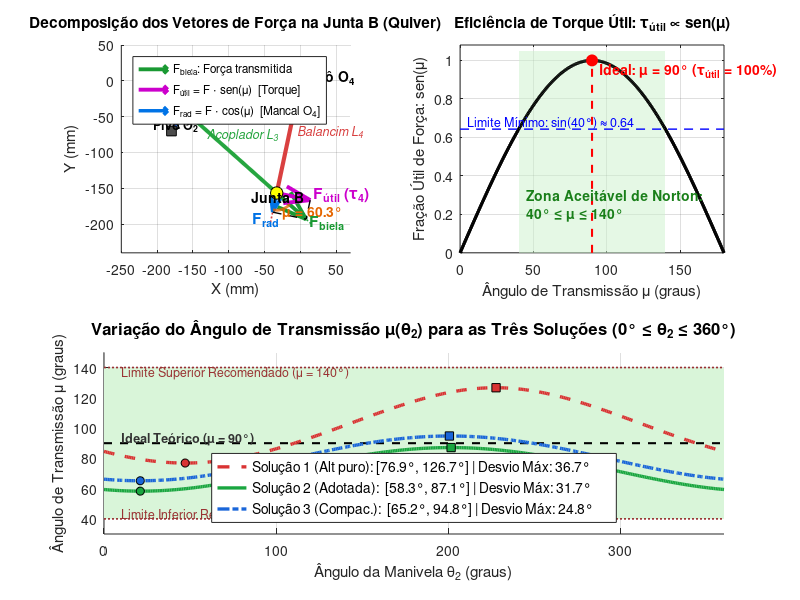

Source code (MATLAB):
% =========================================================================
% Comparativo do Ângulo de Transmissão (mu) entre as Três Soluções
% Mecanismo de Prensa Mecânica para Quebra de Baru
% Aluno: Guilherme Paiva Crispim Abalém | Prof. Sigeo Kitatani Jr.
% =========================================================================

clear; clc; close all;

% 1. Parâmetros invariantes do balancim
L4 = 160.0;
Delta_theta = deg2rad(25.0);
B2 = [0.0; -L4];
B1 = [-L4 * sin(Delta_theta); -L4 * cos(Delta_theta)];

% 2. Definição das três soluções de projeto
% [Nome, O2_x, O2_y, Cor, Estilo_linha]
solucoes = {
    'Solução 1: Ótimo Teórico de Alt (O_2 = [-138.6, -150.0])', ...
    [-138.61; -150.00], [0.85, 0.20, 0.20], '--';
    
    'Solução 2: Ponto Adotado no Trabalho (O_2 = [-180.0, -70.0])', ...
    [-180.00; -70.00], [0.10, 0.65, 0.25], '-';
    
    'Solução 3: Ótimo Restrito de Maior Compacidade (O_2 = [-210.0, -80.0])', ...
    [-210.00; -80.00], [0.10, 0.40, 0.85], '-.'
};

N = 360;
theta2_deg = linspace(0, 360, N);
mu_todas = zeros(size(solucoes, 1), N);

opt = optimset('Display', 'off');

for s = 1:size(solucoes, 1)
    O2 = solucoes{s, 2};
    r1 = norm(B1 - O2);
    r2 = norm(B2 - O2);
    L2 = (r2 - r1) / 2.0;
    L3 = (r2 + r1) / 2.0;
    
    phi2 = atan2(B2(2) - O2(2), B2(1) - O2(1));
    x_curr = [phi2; -pi/2];
    
    for k = 1:N
        t2 = deg2rad(theta2_deg(k));
        sis = @(x) [
            O2(1) + L2 * cos(t2) + L3 * cos(x(1)) - L4 * cos(x(2));
            O2(2) + L2 * sin(t2) + L3 * sin(x(1)) - L4 * sin(x(2))
        ];
        [x_sol, ~, info] = fsolve(sis, x_curr, opt);
        if info > 0
            x_curr = x_sol;
            t3 = x_sol(1);
            t4 = x_sol(2);
            
            % O ângulo de transmissão mu (Norton 2010) é o menor ângulo entre
            % a linha do acoplador (elo 3) e a linha do balancim (elo 4):
            diff_ang = abs(t4 - t3);
            diff_ang = mod(diff_ang, 2*pi);
            if diff_ang > pi
                diff_ang = 2*pi - diff_ang;
            end
            mu_todas(s, k) = rad2deg(diff_ang);
        end
    end
end

% -------------------------------------------------------------------------
% Criação da Figura Didática Composta
% -------------------------------------------------------------------------
fig = figure('Name', 'Analise e Comparacao do Angulo de Transmissao', ...
             'NumberTitle', 'off', 'Position', [100, 100, 1100, 750]);

% --- SUBPLOT 1: Visualização Didática com Quiver dos Vetores de Força na Junta B ---
subplot(2, 2, 1);
hold on; grid on; axis equal;

O4 = [0; 0];
O2_adotado = [-180; -70];
r1_ad = norm(B1 - O2_adotado);
r2_ad = norm(B2 - O2_adotado);
L2_ad = (r2_ad - r1_ad)/2;
L3_ad = (r2_ad + r1_ad)/2;

% Configuração geométrica em theta2 = 50° para abertura angular nítida
t2_demo = deg2rad(50);
sis_demo = @(x) [
    O2_adotado(1) + L2_ad*cos(t2_demo) + L3_ad*cos(x(1)) - L4*cos(x(2));
    O2_adotado(2) + L2_ad*sin(t2_demo) + L3_ad*sin(x(1)) - L4*sin(x(2))
];
[x_demo, ~, ~] = fsolve(sis_demo, [-0.5; -1.8], opt);
t3_demo = x_demo(1);
t4_demo = x_demo(2);

A_demo = O2_adotado + L2_ad * [cos(t2_demo); sin(t2_demo)];
B_demo = [L4 * cos(t4_demo); L4 * sin(t4_demo)];

% Traçado das barras do mecanismo
plot([O2_adotado(1), A_demo(1)], [O2_adotado(2), A_demo(2)], 'Color', [0.2 0.4 0.8], 'LineWidth', 2.4); % Elo 2 (Manivela)
plot([A_demo(1), B_demo(1)], [A_demo(2), B_demo(2)], 'Color', [0.15 0.65 0.25], 'LineWidth', 2.8);   % Elo 3 (Acoplador)
plot([O4(1), B_demo(1)], [O4(2), B_demo(2)], 'Color', [0.85 0.25 0.25], 'LineWidth', 3.0);          % Elo 4 (Balancim)
plot([O2_adotado(1), O4(1)], [O2_adotado(2), O4(2)], 'k--', 'LineWidth', 1.0);                       % Base fixa d

% Linhas tracejadas de referência colineares
u_biela = (B_demo - A_demo) / norm(B_demo - A_demo);
u_rad   = (B_demo - O4) / norm(B_demo - O4); % ao longo do balancim (de O4 para B)
u_tang  = [-u_rad(2); u_rad(1)];             % perpendicular ao balancim
if dot(u_tang, u_biela) < 0
    u_tang = -u_tang;
end

% Extensões tracejadas das linhas de centro
plot([B_demo(1), B_demo(1) + 65*u_biela(1)], [B_demo(2), B_demo(2) + 65*u_biela(2)], 'Color', [0.15 0.65 0.25], 'LineStyle', ':', 'LineWidth', 1.2);
plot([B_demo(1), B_demo(1) + 45*u_rad(1)], [B_demo(2), B_demo(2) + 45*u_rad(2)], 'Color', [0.85 0.25 0.25], 'LineStyle', ':', 'LineWidth', 1.2);

% --- VETORES DE FORÇA USANDO QUIVER (ESCALA FIXA REAL) ---
F_mag = 55.0; % Comprimento base para visualização do vetor (mm)
F_biela = F_mag * u_biela;
F_util  = dot(F_biela, u_tang) * u_tang;
F_rad   = dot(F_biela, u_rad) * u_rad;

% 1. Força aplicada pela biela F_biela (verde)
h_fb = quiver(B_demo(1), B_demo(2), F_biela(1), F_biela(2), 0, ...
              'Color', [0.1 0.6 0.2], 'LineWidth', 2.8, 'MaxHeadSize', 0.45);

% 2. Componente Útil Tangencial F_útil = F*sen(mu) (magenta)
h_fu = quiver(B_demo(1), B_demo(2), F_util(1), F_util(2), 0, ...
              'Color', [0.8 0.0 0.8], 'LineWidth', 2.8, 'MaxHeadSize', 0.45);

% 3. Componente Radial F_radial = F*cos(mu) (azul)
h_fr = quiver(B_demo(1), B_demo(2), F_rad(1), F_rad(2), 0, ...
              'Color', [0.0 0.45 0.9], 'LineWidth', 2.5, 'MaxHeadSize', 0.45);

% Linhas tracejadas de projeção do paralelogramo de forças
plot([B_demo(1)+F_util(1), B_demo(1)+F_biela(1)], [B_demo(2)+F_util(2), B_demo(2)+F_biela(2)], 'k--', 'LineWidth', 1.0);
plot([B_demo(1)+F_rad(1), B_demo(1)+F_biela(1)], [B_demo(2)+F_rad(2), B_demo(2)+F_biela(2)], 'k--', 'LineWidth', 1.0);

% Ângulo de transmissão mu na junta B
mu_val = rad2deg(acos(dot(u_biela, u_rad)));
ang1 = atan2(u_rad(2), u_rad(1));
ang2 = atan2(u_biela(2), u_biela(1));
ang_arco = linspace(min(ang1, ang2), max(ang1, ang2), 30);
plot(B_demo(1) + 24*cos(ang_arco), B_demo(2) + 24*sin(ang_arco), 'Color', [0.9 0.4 0.0], 'LineWidth', 2.0);

% Marcadores de juntas e pivôs
plot(O4(1), O4(2), 'ks', 'MarkerFaceColor', 'k', 'MarkerSize', 8);
plot(O2_adotado(1), O2_adotado(2), 'ks', 'MarkerFaceColor', [0.3 0.3 0.3], 'MarkerSize', 7);
plot(A_demo(1), A_demo(2), 'ko', 'MarkerFaceColor', [0.2 0.4 0.8], 'MarkerSize', 7);
plot(B_demo(1), B_demo(2), 'ko', 'MarkerFaceColor', 'y', 'MarkerSize', 9);

% Rótulos explicativos sem artefatos TeX
text(B_demo(1) + 28*cos((ang1+ang2)/2), B_demo(2) + 28*sin((ang1+ang2)/2), ...
     sprintf('\\mu = %.1f°', mu_val), 'FontSize', 10, 'FontWeight', 'bold', 'Color', [0.9 0.4 0.0]);
text(B_demo(1) + F_biela(1) + 4, B_demo(2) + F_biela(2) - 4, ...
     'F_{biela}', 'FontSize', 11, 'FontWeight', 'bold', 'Color', [0.1 0.6 0.2]);
text(B_demo(1) + F_util(1) + 4, B_demo(2) + F_util(2) + 8, ...
     'F_{útil} (\tau_4)', 'FontSize', 11, 'FontWeight', 'bold', 'Color', [0.8 0.0 0.8]);
text(B_demo(1) + F_rad(1) - 28, B_demo(2) + F_rad(2) - 10, ...
     'F_{rad}', 'FontSize', 11, 'FontWeight', 'bold', 'Color', [0.0 0.45 0.9]);

text(O4(1)+6, O4(2)+6, 'Pivô O_4', 'FontSize', 10, 'FontWeight', 'bold');
text(O2_adotado(1)-25, O2_adotado(2)+8, 'Pivô O_2', 'FontSize', 9, 'FontWeight', 'bold');
text(A_demo(1)-18, A_demo(2)+14, 'Junta A', 'FontSize', 9, 'FontWeight', 'bold', 'Color', [0.2 0.4 0.8]);
text(B_demo(1)-35, B_demo(2)-6, 'Junta B', 'FontSize', 10, 'FontWeight', 'bold');

text(-130, -75, 'Acoplador L_3', 'FontSize', 9, 'Color', [0.15 0.65 0.25], 'FontAngle', 'italic');
text(-4, -70, 'Balancim L_4', 'FontSize', 9, 'Color', [0.85 0.25 0.25], 'FontAngle', 'italic');

title('Decomposição dos Vetores de Força na Junta B (Quiver)', 'FontSize', 11, 'FontWeight', 'bold');
xlabel('X (mm)'); ylabel('Y (mm)');
xlim([-250, 70]); ylim([-240, 50]);

legend([h_fb, h_fu, h_fr], ...
    {'F_{biela}: Força transmitida', ...
     'F_{útil} = F \cdot sen(\mu)  [Torque]', ...
     'F_{rad} = F \cdot cos(\mu)  [Mancal O_4]'}, ...
    'Location', 'northwest', 'FontSize', 8.5);

% --- SUBPLOT 2: Conceito de Eficiência de Transmissão (sin(mu)) ---
subplot(2, 2, 2);
mu_range = linspace(0, 180, 300);
sin_range = sin(deg2rad(mu_range));
plot(mu_range, sin_range, 'k-', 'LineWidth', 2.2); hold on;
% Zona aceitável Norton (40° a 140°)
fill([40, 140, 140, 40], [0, 0, 1.05, 1.05], [0.8 0.95 0.8], 'EdgeColor', 'none', 'FaceAlpha', 0.5);
plot(mu_range, sin_range, 'k-', 'LineWidth', 2.2); % replot para ficar sobre o preenchimento
plot([90, 90], [0, 1.0], 'r--', 'LineWidth', 1.5);
plot([0, 180], [sin(deg2rad(40)), sin(deg2rad(40))], 'b--', 'LineWidth', 1.0);
plot(90, 1.0, 'ro', 'MarkerFaceColor', 'r', 'MarkerSize', 8);

text(95, 0.95, 'Ideal: \mu = 90° (\tau_{útil} = 100%)', 'FontSize', 10, 'FontWeight', 'bold', 'Color', 'r');
text(45, 0.25, {'Zona Aceitável de Norton:', '40° \leq \mu \leq 140°'}, ...
     'FontSize', 10, 'Color', [0.1 0.5 0.1], 'FontWeight', 'bold');
text(5, 0.68, 'Limite Mínimo: sin(40°) \approx 0.64', 'FontSize', 9, 'Color', 'b');

grid on;
title('Eficiência de Torque Útil: \tau_{útil} \propto sen(\mu)', 'FontSize', 11, 'FontWeight', 'bold');
xlabel('Ângulo de Transmissão \mu (graus)');
ylabel('Fração Útil de Força: sen(\mu)');
xlim([0, 180]); ylim([0, 1.08]);

% --- SUBPLOT 3: Comparativo Completo das Três Soluções ao Longo da Volta ---
subplot(2, 1, 2);
hold on; grid on;

% Faixa segura de Norton sombreada
fill([0, 360, 360, 0], [40, 40, 140, 140], [0.85, 0.96, 0.85], 'EdgeColor', 'none');

% Linha ideal de 90°
plot([0, 360], [90, 90], 'k--', 'LineWidth', 1.5);
plot([0, 360], [40, 40], 'Color', [0.6 0.2 0.2], 'LineStyle', ':', 'LineWidth', 1.2);
plot([0, 360], [140, 140], 'Color', [0.6 0.2 0.2], 'LineStyle', ':', 'LineWidth', 1.2);

h_linhas = zeros(1, size(solucoes, 1));
for s = 1:size(solucoes, 1)
    nome = solucoes{s, 1};
    cor = solucoes{s, 3};
    estilo = solucoes{s, 4};
    h_linhas(s) = plot(theta2_deg, mu_todas(s, :), 'Color', cor, 'LineStyle', estilo, 'LineWidth', 2.4);
    
    % Marcadores no mínimo e máximo
    [mu_min_s, idx_min] = min(mu_todas(s, :));
    [mu_max_s, idx_max] = max(mu_todas(s, :));
    plot(theta2_deg(idx_min), mu_min_s, 'o', 'MarkerFaceColor', cor, 'MarkerEdgeColor', 'k', 'MarkerSize', 6);
    plot(theta2_deg(idx_max), mu_max_s, 's', 'MarkerFaceColor', cor, 'MarkerEdgeColor', 'k', 'MarkerSize', 6);
end

title('Variação do Ângulo de Transmissão \mu(\theta_2) para as Três Soluções (0° \leq \theta_2 \leq 360°)', 'FontSize', 12, 'FontWeight', 'bold');
xlabel('Ângulo da Manivela \theta_2 (graus)', 'FontSize', 11);
ylabel('Ângulo de Transmissão \mu (graus)', 'FontSize', 11);
xlim([0, 360]);
ylim([30, 150]);

text(10, 93, 'Ideal Teórico (\mu = 90°)', 'FontSize', 9, 'FontWeight', 'bold', 'Color', [0.2 0.2 0.2]);
text(10, 43, 'Limite Inferior Recomendado (\mu = 40°)', 'FontSize', 9, 'Color', [0.6 0.2 0.2]);
text(10, 137, 'Limite Superior Recomendado (\mu = 140°)', 'FontSize', 9, 'Color', [0.6 0.2 0.2]);

legend(h_linhas, ...
    {sprintf('Solução 1 (Alt puro): [%.1f°, %.1f°] | Desvio Máx: %.1f°', min(mu_todas(1,:)), max(mu_todas(1,:)), max(abs(mu_todas(1,:)-90))), ...
     sprintf('Solução 2 (Adotada):  [%.1f°, %.1f°] | Desvio Máx: %.1f°', min(mu_todas(2,:)), max(mu_todas(2,:)), max(abs(mu_todas(2,:)-90))), ...
     sprintf('Solução 3 (Compac.):  [%.1f°, %.1f°] | Desvio Máx: %.1f°', min(mu_todas(3,:)), max(mu_todas(3,:)), max(abs(mu_todas(3,:)-90)))}, ...
    'Location', 'south', 'FontSize', 10);

% Salvamento da imagem em 300 DPI
script_dir = fileparts(mfilename('fullpath'));
if isempty(script_dir), script_dir = '.'; end
assets_dir = fullfile(script_dir, 'assets');
caminho_fig = fullfile(assets_dir, 'ex2_comparativo_angulo_transmissao.png');
print(fig, caminho_fig, '-dpng', '-r300');
fprintf('Gráfico comparativo salvo com sucesso em: %s\n', caminho_fig);
